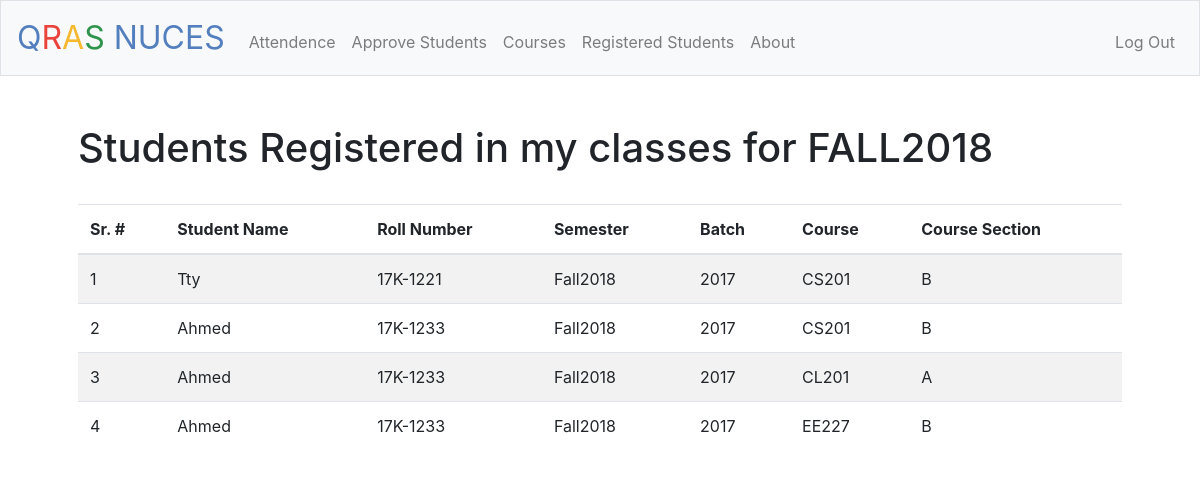
The page /teacher/my_students (signed in) on the database as committed earlier.
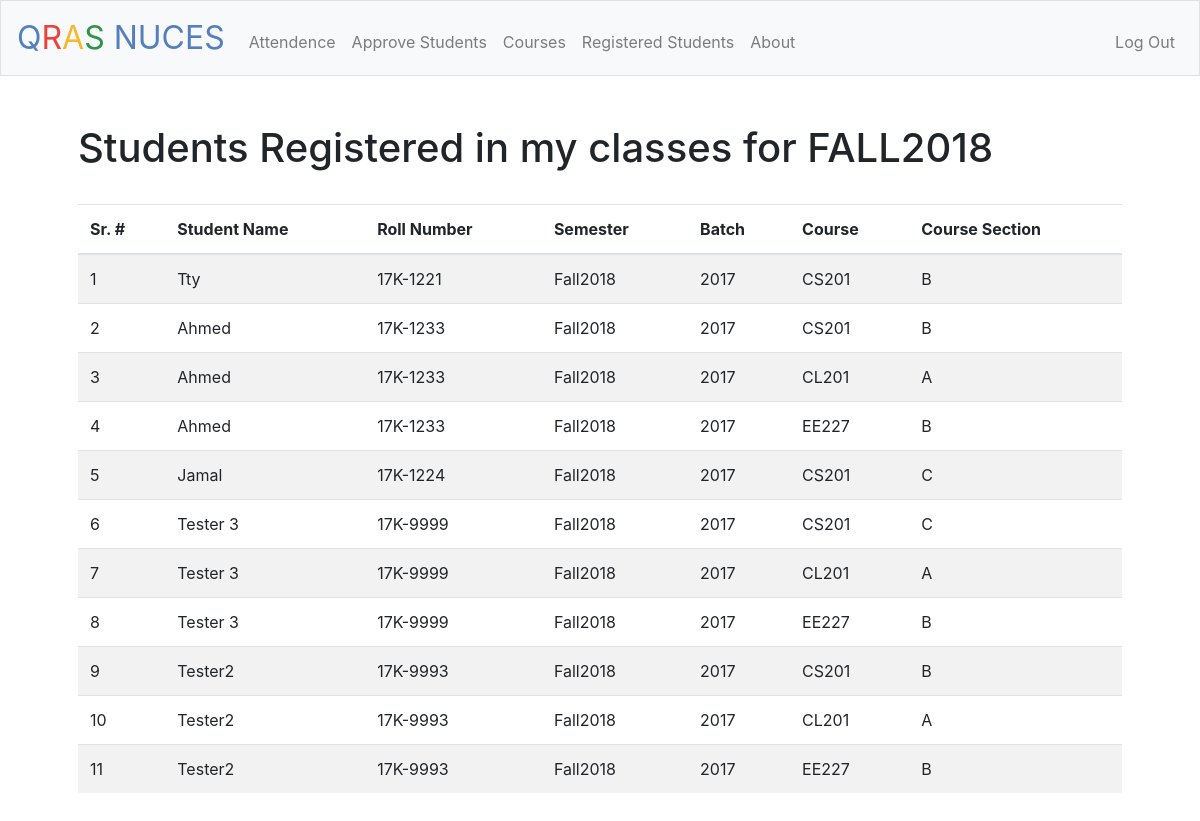
The same page on the database as committed later.
### tables this page shows
CREATE TABLE 'a_stud' ('id' integer PRIMARY KEY NOT NULL, 'student_name' text, 'roll_num' text, 'batch' integer, 'course_code' text, 'semester' text, 'course_unique' text, 'teacher_name' text, 'section' text, 'teacher_mail' text);

### application.py (the view)
@app.route("/teacher/my_students",methods=["GET"])
@teacher_login_required
def teacher_students():
    if request.method == "GET":
        my = db.execute("SELECT * FROM a_stud WHERE teacher_mail=:tmail_t AND semester=:tsem_t",
        tmail_t=session["teacher_mail"],tsem_t=current_semester)
        return render_template("teacher/students.html",ac = my)

### application.py (called while the page is built)
@app.after_request
def after_request(response):
    response.headers["Cache-Control"] = "no-cache, no-store, must-revalidate"
    response.headers["Expires"] = 0
    response.headers["Pragma"] = "no-cache"
    return response

### helpers.py (called while the page is built)
def teacher_login_required(f):
    @wraps(f)
    def decorated_function(*args, **kwargs):
        if session.get("teacher_id") is None:
            return redirect("/login")
        return f(*args, **kwargs)
    return decorated_function

### templates/teacher/students.html (shortened to what this page needs)
{% extends "layout.html" %}
{% block main %}
<h1  align = "left">Students Registered in my classes for FALL2018</h1>
<br>
<div class="table-responsive" class="card-body">
    <table class="table table-striped table-hover">
        {% if ac[0] %}
        <thead>
            <th>Sr. #</th>
            <th>Student Name</th>
            <th>Roll Number</th>
            <th>Semester</th>
            <th>Batch</th>
            <th>Course</th>
            <th>Course Section</th>
        </thead>
        {% else %}
            <tr><td colspan = "7"><h2>No Students</h2></td></tr>
        {% endif %}
        <tbody>
            {%for i in ac%}
                {%if i%}
                    <tr>
                        <td>{{ac.index(i) + 1}}</td>
                        <td>{{i['student_name'].title()}}</td>
                        <td>{{i['roll_num'].upper()}}</td>
                        <td>{{i['semester']}}</td>
                        <td>{{i['batch']}}</td>
                        <td>{{i['course_code']}}</td>
                        <td>{{i['section']}}</td>
                    </tr>
                {% elif not i %}
                    <tr><td colspan = "7"><h2>No Students</h2></td></tr>
                {%endif%}
            {%endfor%}
        </tbody>
    </table>
</div>
{% endblock %}

Rows that differ between the two databases and show on the page:
added a_stud: ac "5", student_name "Jamal", roll_num "17K-1224", semester "Fall2018", batch "2017", course_code "CS201", section "C"
added a_stud: ac "6", student_name "Tester 3", roll_num "17K-9999", semester "Fall2018", batch "2017", course_code "CS201", section "C"
added a_stud: ac "7", student_name "Tester 3", roll_num "17K-9999", semester "Fall2018", batch "2017", course_code "CL201", section "A"
added a_stud: ac "8", student_name "Tester 3", roll_num "17K-9999", semester "Fall2018", batch "2017", course_code "EE227", section "B"
added a_stud: ac "9", student_name "Tester2", roll_num "17K-9993", semester "Fall2018", batch "2017", course_code "CS201", section "B"
added a_stud: ac "10", student_name "Tester2", roll_num "17K-9993", semester "Fall2018", batch "2017", course_code "CL201", section "A"
added a_stud: ac "11", student_name "Tester2", roll_num "17K-9993", semester "Fall2018", batch "2017", course_code "EE227", section "B"
